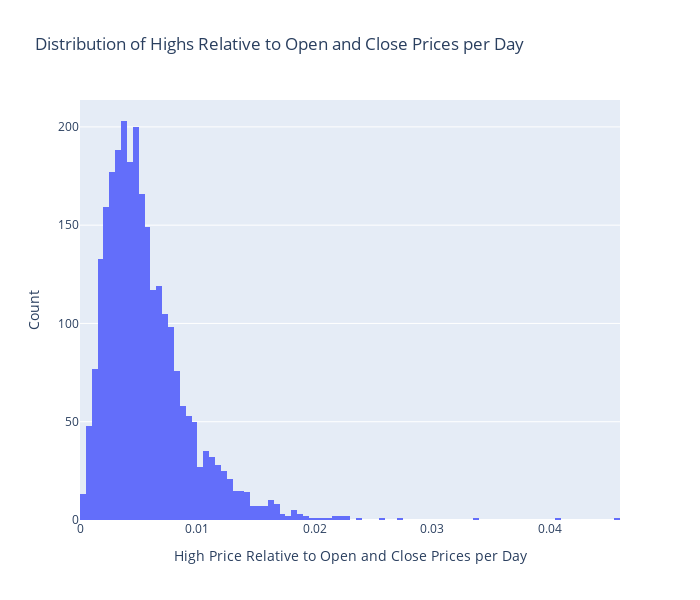
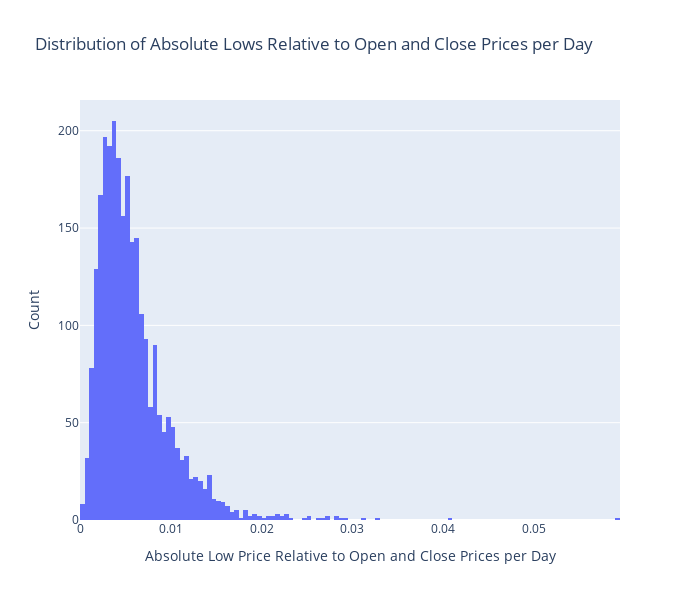
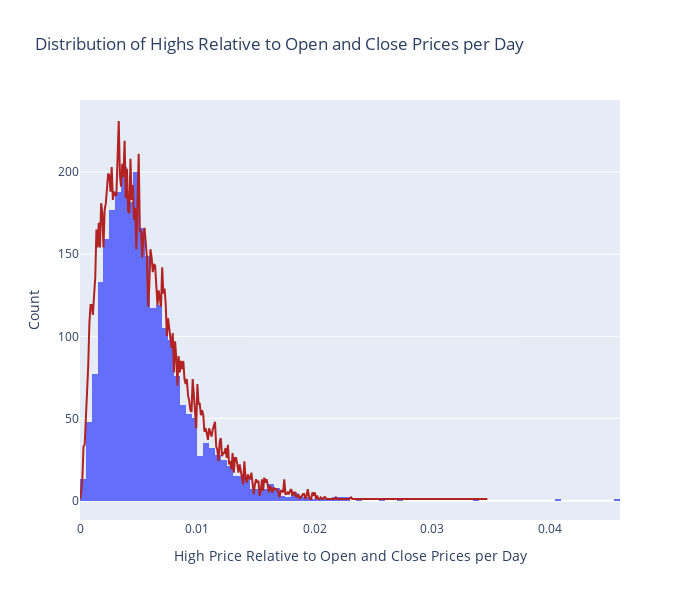
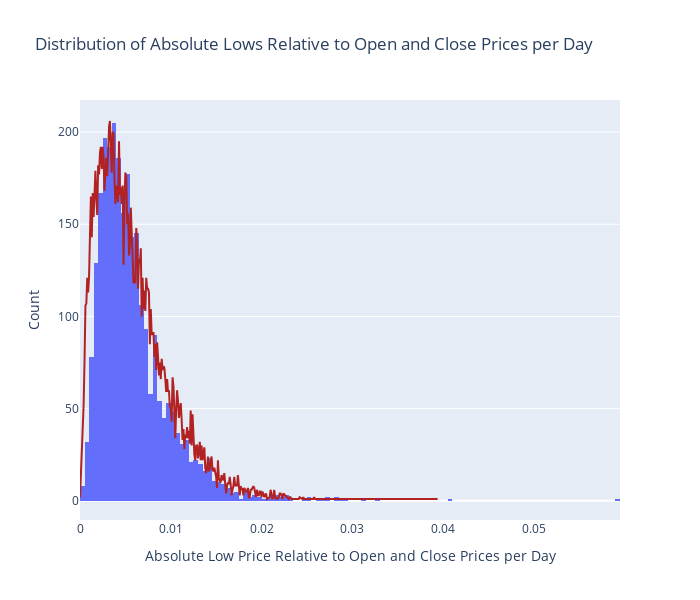

The notebook cell saved with these charts, in order:
### Code cell
def retrieve_data(filename, varname):
    df_new = pd.read_csv(filename)
    df_new["Date"] = pd.to_datetime(df_new["Date"])
    try:
        df_new.columns = ["Date", "Close", "Open", "High", "Low", "Vol.", "Change%"]
    except ValueError:
        try:
            df_new.columns = ["Date", "Close", "Open", "High", "Low", "Change%"]
        except ValueError:
            df_new.columns = ["Date", "Close", "Open", "High", "Low"]

    rows = []
    for index, row in df_new.iterrows():
        date = row['Date']
        p_close = float(str(row['Close']).replace(',', ''))
        p_open = float(str(row['Open']).replace(',', ''))
        p_high = float(str(row['High']).replace(',', ''))
        p_low = float(str(row['Low']).replace(',', ''))
        if df_new.columns.tolist() == ["Date", "Close", "Open", "High", "Low", "Vol.", "Change%"]:
            if str(row['Vol.']) == "-":
                volume = 0
            else:
                if row['Vol.'][-1] == "B": # volume in billions
                    volume = float(row['Vol.'][:len(row['Vol.']) - 1]) * 1000000000
                elif row['Vol.'][-1] == "M": # volume in millions
                    volume = float(row['Vol.'][:len(row['Vol.']) - 1]) * 1000000
                elif row['Vol.'][-1] == "K": # volume in thousands
                    volume = float(row['Vol.'][:len(row['Vol.']) - 1]) * 1000
                else:
                    print(varname, row['Date'], row['Vol.'])
            rows.append([date, p_close, p_open, p_high, p_low, volume])
        else:
            rows.append([date, p_close, p_open, p_high, p_low])
    df_new = pd.DataFrame(rows)
    if len(rows[0]) == 6:
        df_new.columns = ["Date", varname + "_Close", varname + "_Open", varname + "_High", varname + "_Low", varname + "_Volume"]
    else:
        df_new.columns = ["Date", varname + "_Close", varname + "_Open", varname + "_High", varname + "_Low"]
    
    df_new = df_new.sort_values(by='Date').reset_index(drop=True)
    df_new = df_new[(df_new['Date'] >= datetime(2009, 7, 1)) & (df_new['Date'] <= datetime(2019, 12, 31))]
    
    return df_new

files = {
    # varname: filename
    "UK100": "Dataset v2/Indices/invUK100 Historical Data.csv",
    "NIKKEI225": "Dataset v2/Indices/NIKKEI 225 Historical Data.csv",
}

print(f"Retrieving {len(files)} files")
i = 1
df = pd.DataFrame()
stats_rows = []
for file in files:
    print(file)
    df = retrieve_data(files[file], file)
    if file == "UK100":
        df = impute_candles(df, file)
        save_uk100(df, files[file])
    elif file == "NIKKEI225":
        df = add_candles(df, file)
        save_nikkei225(df, files[file])
    i += 1

### Figure 1 — Plotly figure (JSON) as saved in the notebook; plotly's stock layout.template omitted (floating-point values rounded to 4 significant figures; data arrays with more than 128 entries replaced by an {"elided": "..."} marker saying what was removed)
{"data": [{"type": "histogram", "x": {"elided": "2653 float values"}}], "layout": {"height": 600, "title": {"text": "Distribution of Highs Relative to Open and Close Prices per Day"}, "width": 700, "xaxis": {"title": {"text": "High Price Relative to Open and Close Prices per Day"}}, "yaxis": {"title": {"text": "Count"}}}}

### Figure 2 — Plotly figure (JSON) as saved in the notebook; plotly's stock layout.template omitted (floating-point values rounded to 4 significant figures; data arrays with more than 128 entries replaced by an {"elided": "..."} marker saying what was removed)
{"data": [{"type": "histogram", "x": {"elided": "2653 float values"}}], "layout": {"height": 600, "title": {"text": "Distribution of Absolute Lows Relative to Open and Close Prices per Day"}, "width": 700, "xaxis": {"title": {"text": "Absolute Low Price Relative to Open and Close Prices per Day"}}, "yaxis": {"title": {"text": "Count"}}}}

### Figure 3 — Plotly figure (JSON) as saved in the notebook; plotly's stock layout.template omitted (floating-point values rounded to 4 significant figures; data arrays with more than 128 entries replaced by an {"elided": "..."} marker saying what was removed)
{"data": [{"showlegend": false, "type": "histogram", "x": {"elided": "2653 float values"}}, {"line": {"color": "firebrick"}, "mode": "lines", "showlegend": false, "type": "scatter", "x": {"elided": "239 float values"}, "y": {"elided": "239 int values"}}], "layout": {"height": 600, "title": {"text": "Distribution of Highs Relative to Open and Close Prices per Day"}, "width": 700, "xaxis": {"title": {"text": "High Price Relative to Open and Close Prices per Day"}}, "yaxis": {"title": {"text": "Count"}}}}

### Figure 4 — Plotly figure (JSON) as saved in the notebook; plotly's stock layout.template omitted (floating-point values rounded to 4 significant figures; data arrays with more than 128 entries replaced by an {"elided": "..."} marker saying what was removed)
{"data": [{"showlegend": false, "type": "histogram", "x": {"elided": "2653 float values"}}, {"line": {"color": "firebrick"}, "mode": "lines", "showlegend": false, "type": "scatter", "x": {"elided": "258 float values"}, "y": {"elided": "258 int values"}}], "layout": {"height": 600, "title": {"text": "Distribution of Absolute Lows Relative to Open and Close Prices per Day"}, "width": 700, "xaxis": {"title": {"text": "Absolute Low Price Relative to Open and Close Prices per Day"}}, "yaxis": {"title": {"text": "Count"}}}}
